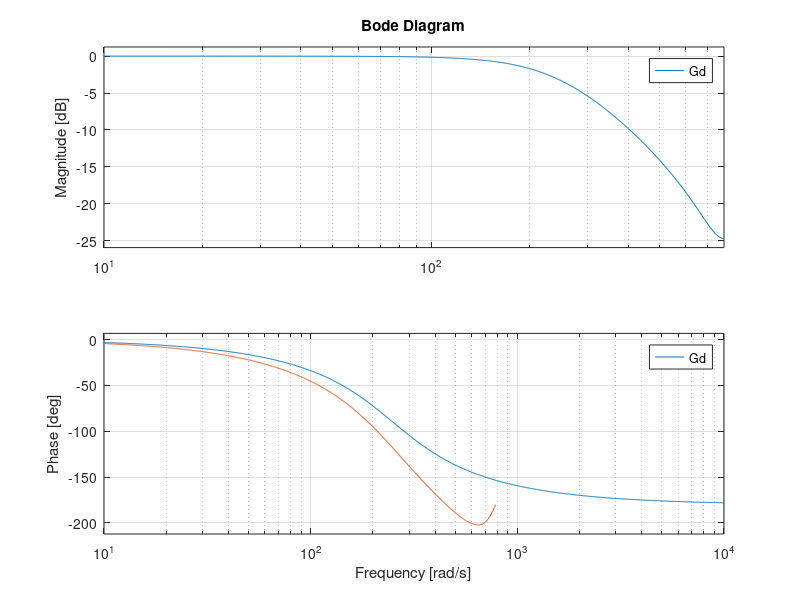
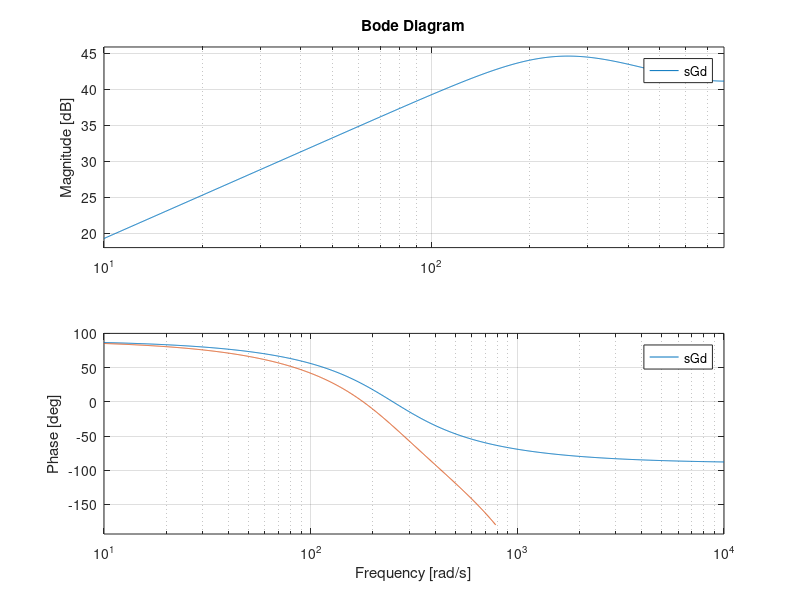

Reproduce these figures in MATLAB, in order.
clear; clc;

wr = 250;
Fs = 250;
Ts = 1/Fs;

%%
G = tf([wr^2], [1, sqrt(2)*wr, wr^2]);
s = tf([1, 0], [0, 1]);
Gd = c2d(G, Ts, 'zoh');
sGd = c2d(s*G, Ts, 'zoh');

% bode plots
figure()
bode(G)
hold on
bode(Gd)
hold off
legend()

figure()
bode(G*s)
hold on
bode(sGd)
hold off
legend()
